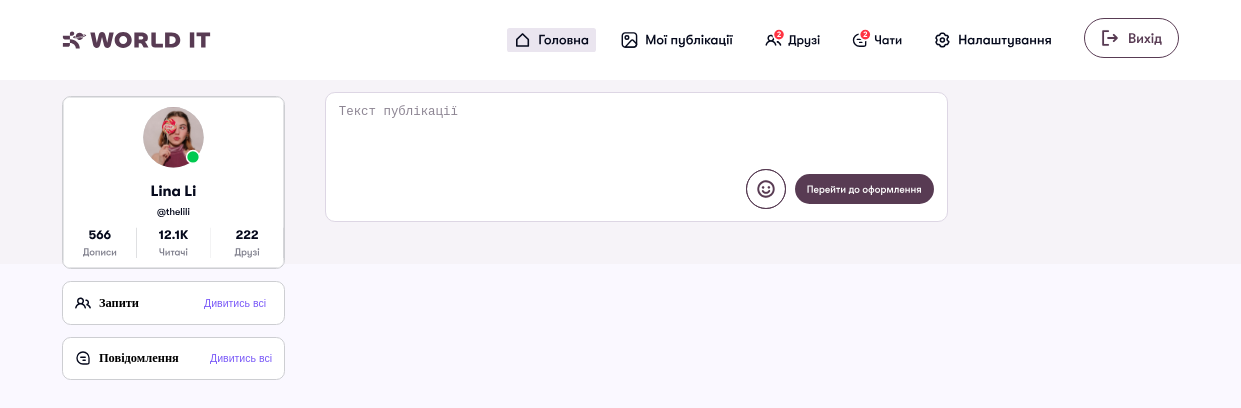
/, run on an earlier commit of the app's database.
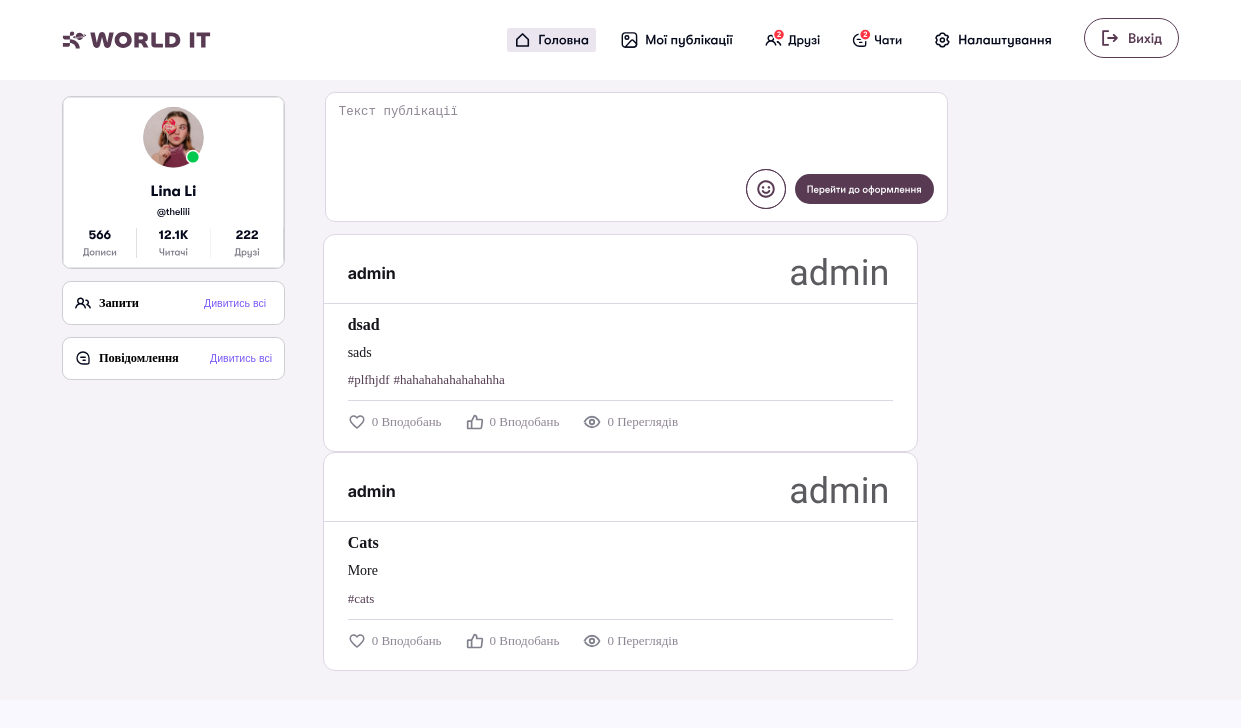
And on a later commit of the database.
### post_app/models.py (models this page shows)
class Post(models.Model):
    title = models.CharField(max_length=250)
    topic = models.CharField(max_length=250, blank= True, null=True)
    content= models.CharField(max_length=700)
    created_at= models.DateField(auto_now_add=True)
    updated_at= models.DateField(auto_now=True)
    author= models.ForeignKey(to= 'user_app.User', on_delete= models.CASCADE, related_name = 'user')
    tags= models.ManyToManyField(to= 'Tag', related_name = 'tags')

class Tag(models.Model):
    name = models.CharField(max_length=100)
    def __str__(self):
        return self.name

### user_app/models.py (models this page shows)
class User(AbstractUser):
    username = models.CharField(
        max_length=150,
        blank=True,
        null=True
    )
    email = models.EmailField(
        unique=True
    )
    USERNAME_FIELD = 'email'
    REQUIRED_FIELDS = []

### home_app/views.py (the view, shortened to what this page needs)
# urls.py: path('', HomeListView.as_view(), name='home'),
class HomeListView(ListView):
    model = Post
    context_object_name = 'posts'
    template_name = 'home_app/home.html'
    paginate_by = 3
    def get_queryset(self):
        return Post.objects.all().order_by('-created_at').prefetch_related('images', 'tags', 'urls', 'likes', 'hearts', 'views')
    def get(self, request, *args, **kwargs):
        return super().get(request, *args, **kwargs)
    def get_context_data(self, **kwargs):
        context = super().get_context_data(**kwargs)
        context['post_form'] = PostForm()
        return context

### home_app/templates/home_app/home.html (shortened to what this page needs)
{% extends "base.html" %}
{% load static %}
{% block links %}
<link rel="stylesheet" href="{% static 'post_static/post_index.css' %}">
{% endblock %}
{% block content %}
<section class="post-section">
  <div class="post-create-container">
    <textarea class="create-post-input" placeholder="Текст публікації"></textarea>
    <div class="create-post-footer">
      <button class="post-emoji-btn">
        <img src="{% static 'images/Component 4.svg' %}" alt="">
      </button>
      <button class="open-post-modal-btn">
        <img src="{% static 'images/Button (1).svg' %}" alt="">
      </button>
    </div>
  </div>
</section>
<section class="posts-feed">
  <div id="post-list">
    {% include 'post_app/posts.html' %}
  </div>
</section>
{% endblock %}

### templates/base.html (shortened to what this page needs)
{% load static %}
<!DOCTYPE html>
<html lang="ru">
<head>
    <link rel="stylesheet" href="{% static 'css/base.css' %}">
    {% block links %}{% endblock %}
</head>
<body>
{% block header %}
    <header class="header">
        <div class="container">
            <img src="{% static 'images/wia.svg' %}" alt="wia" class="logo">
            <div class="navitems">
                <a href="/">
                    <img src="{% static 'images/frame1000002425.svg' %}" alt="Головна">
                </a>
                <a href="/post">
                    <img src="{% static 'images/Frame 1000002427.svg' %}" alt="Мої публікації">
                </a>
                <a href="/friends">
                    <img src="{% static 'images/Frame 1000002426.svg' %}" alt="Друзі">
                </a>
                <a href="/">
                    <img src="{% static 'images/Frame 1000002428.svg' %}" alt="Чати">
                </a>
                <a href="/">
                    <img src="{% static 'images/Frame 1000002429.svg' %}" alt="Налаштування">
                </a>
            </div>
            <a class="exit-knop" href="{% url 'logout' %}">
                <img src="{% static 'images/Button.svg' %}" alt="Вихід">
            </a>
        </div>
        <div class="profile-container">
            {% block frame1 %}
            <div class="frame1">
                <img src="{% static 'images/Frame.svg' %}" alt="Профіль">
            </div>
            {% endblock %}
            {% block frame2 %}
            <div class="frame2">
                <div class="request-container">
                    <div class="request-icon-container">
                        <img src="{% static 'images/peoples_frame.svg' %}" alt="">
                        <h1>Запити</h1>
                    </div>
                    <button class="frame-btn">Дивитись всі</button>
                </div>
            </div>
            {% endblock %}
            {% block frame3 %}
            <div class="frame3">
                <div class="alert-container">
                    <div class="alert-icon-container">
                        <img src="{% static 'images/chat_frame.svg' %}" alt="">
                        <h1>Повідомлення</h1>
                    </div>
                    <button class="alert-btn">Дивитись всі</button>
                </div>
            </div>
            {% endblock %}
        </div>
    </header>
{% endblock %}
<main>
    {% block content %}{% endblock %}
</main>
</body>
</html>

### post_app/templates/post_app/posts.html (shortened to what this page needs)
{% load static %}
{% for post in posts %}
  <div class="post-card">
    <div class="post-card-header">
      <div class="post-card-author">
        <span class="post-author-name">{{ post.author.username }}</span>
      </div>
      <span class="post-author-signature">{{ post.author.username }}</span>
    </div>
    <div class="post-card-body">
      <h2 class="post-card-title">{{ post.title }}</h2>
      <p class="post-card-content">{{ post.content }}</p>
      {% if post.tags.all %}
        <div class="post-card-tags">
          {% for tag in post.tags.all %}
            <span class="post-card-tag">#{{ tag.name }}</span>
          {% endfor %}
        </div>
      {% endif %}
    </div>
    <div class="post-card-footer">
      <span class="post-card-stat">
        <img src="{% static 'images/Component 5 (2).svg' %}" alt="">
        {{ post.likes.count }} Вподобань
      </span>
      <span class="post-card-stat">
        <img src="{% static 'images/Component 5 (3).svg' %}" alt="">
        {{ post.hearts.count }} Вподобань
      </span>
      <span class="post-card-stat">
        <img src="{% static 'images/eye.svg' %}" alt="">
        {{ post.views.count }} Переглядів
      </span>
    </div>
  </div>
{% endfor %}

### static/css/base.css (style rules this page uses)
body { margin: 0; min-height: 100vh; background-color: #FAF8FF; overflow-x: hidden; }
h1, p { margin: 0; }
button { font: sans-serif; }
.header { width: 100%; position: relative; background-color: #FFFFFF; }
.container { width: 100%; min-height: 10vh; padding: 2vh 5vw; box-sizing: border-box; display: flex; align-items: center; }
.logo { width: clamp(145px, 12vw, 180px); height: auto; display: block; margin-right: auto; }
.navitems { display: flex; align-items: center; gap: 1.5vw; margin-left: auto; margin-right: 2vw; }
.navitems a { position: relative; display: flex; align-items: center; justify-content: center; border-radius: 0.5vw; transition: transform 0.1s ease; }
.navitems a img { display: block; height: 3vh; width: auto; }
.navitems a::before { content: ""; position: absolute; top: -0.6vh; bottom: -0.6vh; left: -0.8vw; right: -0.8vw; background-color: #EAE6F7; border-radius: 0.5vw; opacity: 0; transition: opacity 0.2s ease; z-index: -1; }
.profile-container { position: absolute; top: 12vh; left: 5vw; width: clamp(220px, 18vw, 350px); display: flex; flex-direction: column; gap: 1.5vh; }
.frame1, .frame2, .frame3 { width: 100%; background-color: #FFFFFF; border: 0.08vw solid #CDCED2; border-radius: 0.7vw; box-sizing: border-box; }
.frame1 { padding: 0; overflow: hidden; display: flex; }
.frame1 img { width: 100%; height: auto; object-fit: contain; display: block; }
.frame2 { padding: 1.6vh 0; display: flex; flex-direction: column; gap: 2.4vh; height: auto; min-height: fit-content; }
.request-container { width: 100%; padding: 0 1vw; box-sizing: border-box; display: flex; justify-content: space-between; align-items: center; }
.request-icon-container { display: flex; align-items: center; gap: 0.6vw; }
.request-icon-container img { width: 1.2vw; height: 1.2vw; min-width: 16px; min-height: 16px; display: block; }
.request-icon-container h1 { font-size: 1vw; font-weight: 600; line-height: 1.3; }
.frame-btn { border: none; background: none; cursor: pointer; font-size: 0.85vw; font-weight: 500; color: #7A5AF8; }
.frame3 { padding: 1.6vh 0; display: flex; flex-direction: column; gap: 2.4vh; height: auto; min-height: fit-content; }
.alert-container { width: 100%; padding: 0 1vw; box-sizing: border-box; display: flex; justify-content: space-between; align-items: center; gap: 1vw; }
.alert-icon-container { display: flex; align-items: center; gap: 0.6vw; min-width: 0; }
.alert-icon-container img { width: 1.2vw; height: 1.2vw; min-width: 16px; min-height: 16px; display: block; flex-shrink: 0; }
.alert-icon-container h1 { font-size: 1vw; line-height: 1.3; font-weight: 600; white-space: nowrap; }
.alert-btn { border: none; background: none; padding: 0; margin: 0; cursor: pointer; flex-shrink: 0; font-size: 0.85vw; line-height: 1.3; font-weight: 500; color: #7A5AF8; }
.exit-knop { width: auto; display: inline-block; padding: 6px, 12px; font-size: 14px; }

What changed in the data, as far as the page shows it:
added Post: author.username "admin", title "dsad", content "sads", likes.count "0", hearts.count "0", views.count "0"
now on this page (row unchanged): Tag: name "plfhjdf", shown under "admin"
now on this page (row unchanged): Tag: name "hahahahahahahahha", shown under "admin"
added Post: author.username "admin", title "Cats", content "More", likes.count "0", hearts.count "0", views.count "0"
added Tag: name "cats", shown under "admin"
